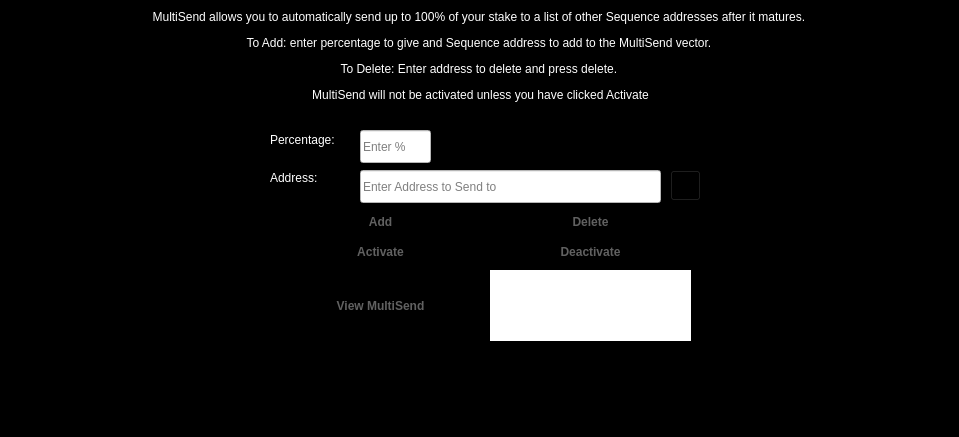
<?xml version="1.0" encoding="UTF-8"?>
<ui version="4.0">
 <class>MultiSendDialog</class>
 <widget class="QDialog" name="MultiSendDialog">
  <property name="windowModality">
   <enum>Qt::NonModal</enum>
  </property>
  <property name="geometry">
   <rect>
    <x>0</x>
    <y>0</y>
    <width>959</width>
    <height>437</height>
   </rect>
  </property>
  <property name="windowTitle">
   <string>MultiSend</string>
  </property>
  <property name="styleSheet">
   <string notr="true">background-color: rgb(0, 0, 0);
color: rgb(255, 255, 255);</string>
  </property>
  <widget class="QLineEdit" name="multiSendPercentEdit">
   <property name="geometry">
    <rect>
     <x>360</x>
     <y>130</y>
     <width>71</width>
     <height>33</height>
    </rect>
   </property>
   <property name="toolTip">
    <string>&lt;html&gt;&lt;head/&gt;&lt;body&gt;&lt;p&gt;Enter % (1-100)&lt;/p&gt;&lt;/body&gt;&lt;/html&gt;</string>
   </property>
   <property name="layoutDirection">
    <enum>Qt::LeftToRight</enum>
   </property>
   <property name="styleSheet">
    <string notr="true">background-color: rgb(255, 255, 255);
color: rgb(0, 0, 0);</string>
   </property>
   <property name="placeholderText">
    <string>Enter %</string>
   </property>
  </widget>
  <widget class="QLineEdit" name="multiSendAddressEdit">
   <property name="geometry">
    <rect>
     <x>360</x>
     <y>170</y>
     <width>301</width>
     <height>33</height>
    </rect>
   </property>
   <property name="toolTip">
    <string/>
   </property>
   <property name="styleSheet">
    <string notr="true">background-color: rgb(255, 255, 255);
color: rgb(0, 0, 0);</string>
   </property>
   <property name="placeholderText">
    <string>Enter Address to Send to</string>
   </property>
  </widget>
  <widget class="QLabel" name="label_2">
   <property name="geometry">
    <rect>
     <x>20</x>
     <y>10</y>
     <width>921</width>
     <height>101</height>
    </rect>
   </property>
   <property name="lineWidth">
    <number>1</number>
   </property>
   <property name="text">
    <string>&lt;html&gt;&lt;head/&gt;&lt;body&gt;&lt;p align=&quot;center&quot;&gt;MultiSend allows you to automatically send up to 100% of your stake to a list of other Sequence addresses after it matures. &lt;/p&gt;&lt;p align=&quot;center&quot;&gt;To Add: enter percentage to give and Sequence address to add to the MultiSend vector. &lt;/p&gt;&lt;p align=&quot;center&quot;&gt;To Delete: Enter address to delete and press delete. &lt;/p&gt;&lt;p align=&quot;center&quot;&gt;MultiSend will not be activated unless you have clicked Activate&lt;/p&gt;&lt;/body&gt;&lt;/html&gt;</string>
   </property>
   <property name="alignment">
    <set>Qt::AlignLeading|Qt::AlignLeft|Qt::AlignTop</set>
   </property>
   <property name="wordWrap">
    <bool>true</bool>
   </property>
  </widget>
  <widget class="QLabel" name="message">
   <property name="geometry">
    <rect>
     <x>490</x>
     <y>270</y>
     <width>201</width>
     <height>71</height>
    </rect>
   </property>
   <property name="styleSheet">
    <string notr="true">background-color: rgb(255, 255, 255);
color: rgb(0, 0, 0);</string>
   </property>
   <property name="text">
    <string/>
   </property>
  </widget>
  <widget class="QPushButton" name="addButton">
   <property name="geometry">
    <rect>
     <x>280</x>
     <y>210</y>
     <width>201</width>
     <height>23</height>
    </rect>
   </property>
   <property name="toolTip">
    <string/>
   </property>
   <property name="statusTip">
    <string>Add to MultiSend Vector</string>
   </property>
   <property name="styleSheet">
    <string notr="true">QPushButton { /* Global Button Style */
background-color:qlineargradient(x1: 0, y1: 0, x2: 0, y2: 1, stop: .01 #f6f6f6, stop: .1 rgba(250, 250, 250, 128), stop: .95 rgba(250, 250, 250, 255), stop: 1 #ebebeb);
border:0;
border-radius:3px;
color:#616161;
font-weight:bold;
padding-left:25px;
padding-right:25px;
padding-top:5px;
padding-bottom:5px;
}

QPushButton:hover {
background-color:qlineargradient(x1: 0, y1: 0, x2: 0, y2: 1, stop: .01 #f6f6f6, stop: .1 rgba(240, 240, 240, 255), stop: .95 rgba(240, 240, 240, 255), stop: 1 #ebebeb);
color:#616161;
}

QPushButton:focus {
border:none;
outline:none;
}

QPushButton:pressed {
background-color:qlineargradient(x1: 0, y1: 0, x2: 0, y2: 1, stop: .01 #f6f6f6, stop: .1 rgba(250, 250, 250, 128), stop: .95 rgba(250, 250, 250, 255), stop: 1 #ebebeb);
border:1px solid #C0C0C0;
color:#616161;
}</string>
   </property>
   <property name="text">
    <string>Add</string>
   </property>
  </widget>
  <widget class="QPushButton" name="disableButton">
   <property name="geometry">
    <rect>
     <x>490</x>
     <y>240</y>
     <width>201</width>
     <height>23</height>
    </rect>
   </property>
   <property name="statusTip">
    <string>Deactivate MultiSend</string>
   </property>
   <property name="styleSheet">
    <string notr="true">QPushButton { /* Global Button Style */
background-color:qlineargradient(x1: 0, y1: 0, x2: 0, y2: 1, stop: .01 #f6f6f6, stop: .1 rgba(250, 250, 250, 128), stop: .95 rgba(250, 250, 250, 255), stop: 1 #ebebeb);
border:0;
border-radius:3px;
color:#616161;
font-weight:bold;
padding-left:25px;
padding-right:25px;
padding-top:5px;
padding-bottom:5px;
}

QPushButton:hover {
background-color:qlineargradient(x1: 0, y1: 0, x2: 0, y2: 1, stop: .01 #f6f6f6, stop: .1 rgba(240, 240, 240, 255), stop: .95 rgba(240, 240, 240, 255), stop: 1 #ebebeb);
color:#616161;
}

QPushButton:focus {
border:none;
outline:none;
}

QPushButton:pressed {
background-color:qlineargradient(x1: 0, y1: 0, x2: 0, y2: 1, stop: .01 #f6f6f6, stop: .1 rgba(250, 250, 250, 128), stop: .95 rgba(250, 250, 250, 255), stop: 1 #ebebeb);
border:1px solid #C0C0C0;
color:#616161;
}</string>
   </property>
   <property name="text">
    <string>Deactivate</string>
   </property>
  </widget>
  <widget class="QPushButton" name="addressBookButton">
   <property name="geometry">
    <rect>
     <x>670</x>
     <y>170</y>
     <width>31</width>
     <height>31</height>
    </rect>
   </property>
   <property name="toolTip">
    <string>Choose an address from the address book</string>
   </property>
   <property name="text">
    <string/>
   </property>
   <property name="icon">
    <iconset resource="../sequence.qrc">
     <normaloff>:/icons/address-book</normaloff>:/icons/address-book</iconset>
   </property>
   <property name="shortcut">
    <string>Alt+A</string>
   </property>
   <property name="autoDefault">
    <bool>false</bool>
   </property>
  </widget>
  <widget class="QLabel" name="label">
   <property name="geometry">
    <rect>
     <x>270</x>
     <y>130</y>
     <width>81</width>
     <height>20</height>
    </rect>
   </property>
   <property name="toolTip">
    <string>Percentage of stake to send</string>
   </property>
   <property name="text">
    <string>Percentage:</string>
   </property>
  </widget>
  <widget class="QLabel" name="label_5">
   <property name="geometry">
    <rect>
     <x>270</x>
     <y>170</y>
     <width>81</width>
     <height>16</height>
    </rect>
   </property>
   <property name="toolTip">
    <string>Address to send portion of stake to</string>
   </property>
   <property name="text">
    <string>Address:</string>
   </property>
  </widget>
  <widget class="QPushButton" name="deleteButton">
   <property name="geometry">
    <rect>
     <x>490</x>
     <y>210</y>
     <width>201</width>
     <height>23</height>
    </rect>
   </property>
   <property name="toolTip">
    <string/>
   </property>
   <property name="statusTip">
    <string>Delete Address From MultiSend Vector</string>
   </property>
   <property name="styleSheet">
    <string notr="true">QPushButton { /* Global Button Style */
background-color:qlineargradient(x1: 0, y1: 0, x2: 0, y2: 1, stop: .01 #f6f6f6, stop: .1 rgba(250, 250, 250, 128), stop: .95 rgba(250, 250, 250, 255), stop: 1 #ebebeb);
border:0;
border-radius:3px;
color:#616161;
font-weight:bold;
padding-left:25px;
padding-right:25px;
padding-top:5px;
padding-bottom:5px;
}

QPushButton:hover {
background-color:qlineargradient(x1: 0, y1: 0, x2: 0, y2: 1, stop: .01 #f6f6f6, stop: .1 rgba(240, 240, 240, 255), stop: .95 rgba(240, 240, 240, 255), stop: 1 #ebebeb);
color:#616161;
}

QPushButton:focus {
border:none;
outline:none;
}

QPushButton:pressed {
background-color:qlineargradient(x1: 0, y1: 0, x2: 0, y2: 1, stop: .01 #f6f6f6, stop: .1 rgba(250, 250, 250, 128), stop: .95 rgba(250, 250, 250, 255), stop: 1 #ebebeb);
border:1px solid #C0C0C0;
color:#616161;
}</string>
   </property>
   <property name="text">
    <string>Delete</string>
   </property>
  </widget>
  <widget class="QPushButton" name="activateButton">
   <property name="geometry">
    <rect>
     <x>280</x>
     <y>240</y>
     <width>201</width>
     <height>23</height>
    </rect>
   </property>
   <property name="statusTip">
    <string>Activate MultiSend</string>
   </property>
   <property name="styleSheet">
    <string notr="true">QPushButton { /* Global Button Style */
background-color:qlineargradient(x1: 0, y1: 0, x2: 0, y2: 1, stop: .01 #f6f6f6, stop: .1 rgba(250, 250, 250, 128), stop: .95 rgba(250, 250, 250, 255), stop: 1 #ebebeb);
border:0;
border-radius:3px;
color:#616161;
font-weight:bold;
padding-left:25px;
padding-right:25px;
padding-top:5px;
padding-bottom:5px;
}

QPushButton:hover {
background-color:qlineargradient(x1: 0, y1: 0, x2: 0, y2: 1, stop: .01 #f6f6f6, stop: .1 rgba(240, 240, 240, 255), stop: .95 rgba(240, 240, 240, 255), stop: 1 #ebebeb);
color:#616161;
}

QPushButton:focus {
border:none;
outline:none;
}

QPushButton:pressed {
background-color:qlineargradient(x1: 0, y1: 0, x2: 0, y2: 1, stop: .01 #f6f6f6, stop: .1 rgba(250, 250, 250, 128), stop: .95 rgba(250, 250, 250, 255), stop: 1 #ebebeb);
border:1px solid #C0C0C0;
color:#616161;
}</string>
   </property>
   <property name="text">
    <string>Activate</string>
   </property>
  </widget>
  <widget class="QPushButton" name="viewButton">
   <property name="geometry">
    <rect>
     <x>280</x>
     <y>270</y>
     <width>201</width>
     <height>71</height>
    </rect>
   </property>
   <property name="toolTip">
    <string/>
   </property>
   <property name="statusTip">
    <string>View MultiSend Vector</string>
   </property>
   <property name="styleSheet">
    <string notr="true">QPushButton { /* Global Button Style */
background-color:qlineargradient(x1: 0, y1: 0, x2: 0, y2: 1, stop: .01 #f6f6f6, stop: .1 rgba(250, 250, 250, 128), stop: .95 rgba(250, 250, 250, 255), stop: 1 #ebebeb);
border:0;
border-radius:3px;
color:#616161;
font-weight:bold;
padding-left:25px;
padding-right:25px;
padding-top:5px;
padding-bottom:5px;
}

QPushButton:hover {
background-color:qlineargradient(x1: 0, y1: 0, x2: 0, y2: 1, stop: .01 #f6f6f6, stop: .1 rgba(240, 240, 240, 255), stop: .95 rgba(240, 240, 240, 255), stop: 1 #ebebeb);
color:#616161;
}

QPushButton:focus {
border:none;
outline:none;
}

QPushButton:pressed {
background-color:qlineargradient(x1: 0, y1: 0, x2: 0, y2: 1, stop: .01 #f6f6f6, stop: .1 rgba(250, 250, 250, 128), stop: .95 rgba(250, 250, 250, 255), stop: 1 #ebebeb);
border:1px solid #C0C0C0;
color:#616161;
}</string>
   </property>
   <property name="text">
    <string>View MultiSend</string>
   </property>
  </widget>
 </widget>
 <resources>
  <include location="../sequence.qrc"/>
 </resources>
 <connections/>
</ui>
